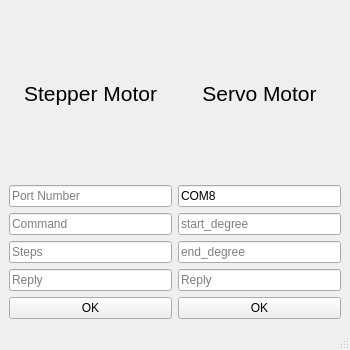
<?xml version="1.0" encoding="UTF-8"?>
<ui version="4.0">
 <class>SerialTest</class>
 <widget class="QMainWindow" name="SerialTest">
  <property name="geometry">
   <rect>
    <x>0</x>
    <y>0</y>
    <width>350</width>
    <height>350</height>
   </rect>
  </property>
  <property name="windowTitle">
   <string>MainWindow</string>
  </property>
  <widget class="QWidget" name="centralwidget">
   <layout class="QVBoxLayout" name="verticalLayout_3">
    <item>
     <layout class="QHBoxLayout" name="horizontalLayout_2">
      <item>
       <widget class="QLabel" name="label">
        <property name="minimumSize">
         <size>
          <width>0</width>
          <height>0</height>
         </size>
        </property>
        <property name="text">
         <string>&lt;html&gt;&lt;head/&gt;&lt;body&gt;&lt;p&gt;&lt;span style=&quot; font-size:16pt;&quot;&gt;Stepper Motor&lt;/span&gt;&lt;/p&gt;&lt;/body&gt;&lt;/html&gt;</string>
        </property>
        <property name="alignment">
         <set>Qt::AlignCenter</set>
        </property>
       </widget>
      </item>
      <item>
       <widget class="QLabel" name="label_2">
        <property name="minimumSize">
         <size>
          <width>0</width>
          <height>0</height>
         </size>
        </property>
        <property name="text">
         <string>&lt;html&gt;&lt;head/&gt;&lt;body&gt;&lt;p&gt;&lt;span style=&quot; font-size:16pt;&quot;&gt;Servo Motor&lt;/span&gt;&lt;/p&gt;&lt;/body&gt;&lt;/html&gt;</string>
        </property>
        <property name="alignment">
         <set>Qt::AlignCenter</set>
        </property>
       </widget>
      </item>
     </layout>
    </item>
    <item>
     <layout class="QHBoxLayout" name="horizontalLayout_3">
      <item>
       <layout class="QVBoxLayout" name="verticalLayout">
        <item>
         <widget class="QLineEdit" name="port_1">
          <property name="enabled">
           <bool>true</bool>
          </property>
          <property name="sizePolicy">
           <sizepolicy hsizetype="Preferred" vsizetype="Fixed">
            <horstretch>0</horstretch>
            <verstretch>0</verstretch>
           </sizepolicy>
          </property>
          <property name="text">
           <string/>
          </property>
          <property name="placeholderText">
           <string>Port Number</string>
          </property>
         </widget>
        </item>
        <item>
         <widget class="QLineEdit" name="command_1">
          <property name="sizePolicy">
           <sizepolicy hsizetype="Preferred" vsizetype="Fixed">
            <horstretch>0</horstretch>
            <verstretch>0</verstretch>
           </sizepolicy>
          </property>
          <property name="text">
           <string/>
          </property>
          <property name="placeholderText">
           <string>Command</string>
          </property>
         </widget>
        </item>
        <item>
         <widget class="QLineEdit" name="step_num">
          <property name="sizePolicy">
           <sizepolicy hsizetype="Preferred" vsizetype="Fixed">
            <horstretch>0</horstretch>
            <verstretch>0</verstretch>
           </sizepolicy>
          </property>
          <property name="text">
           <string/>
          </property>
          <property name="placeholderText">
           <string>Steps</string>
          </property>
         </widget>
        </item>
        <item>
         <widget class="QLineEdit" name="reply_1">
          <property name="sizePolicy">
           <sizepolicy hsizetype="Preferred" vsizetype="Fixed">
            <horstretch>0</horstretch>
            <verstretch>0</verstretch>
           </sizepolicy>
          </property>
          <property name="text">
           <string/>
          </property>
          <property name="placeholderText">
           <string>Reply</string>
          </property>
         </widget>
        </item>
       </layout>
      </item>
      <item>
       <layout class="QVBoxLayout" name="verticalLayout_2">
        <item>
         <widget class="QLineEdit" name="port_2">
          <property name="sizePolicy">
           <sizepolicy hsizetype="Preferred" vsizetype="Fixed">
            <horstretch>0</horstretch>
            <verstretch>0</verstretch>
           </sizepolicy>
          </property>
          <property name="text">
           <string>COM8</string>
          </property>
          <property name="placeholderText">
           <string>Port Number</string>
          </property>
         </widget>
        </item>
        <item>
         <widget class="QLineEdit" name="start_degree">
          <property name="sizePolicy">
           <sizepolicy hsizetype="Preferred" vsizetype="Fixed">
            <horstretch>0</horstretch>
            <verstretch>0</verstretch>
           </sizepolicy>
          </property>
          <property name="text">
           <string/>
          </property>
          <property name="placeholderText">
           <string>start_degree</string>
          </property>
         </widget>
        </item>
        <item>
         <widget class="QLineEdit" name="end_degree">
          <property name="sizePolicy">
           <sizepolicy hsizetype="Preferred" vsizetype="Fixed">
            <horstretch>0</horstretch>
            <verstretch>0</verstretch>
           </sizepolicy>
          </property>
          <property name="text">
           <string/>
          </property>
          <property name="placeholderText">
           <string>end_degree</string>
          </property>
         </widget>
        </item>
        <item>
         <widget class="QLineEdit" name="reply_2">
          <property name="sizePolicy">
           <sizepolicy hsizetype="Preferred" vsizetype="Fixed">
            <horstretch>0</horstretch>
            <verstretch>0</verstretch>
           </sizepolicy>
          </property>
          <property name="text">
           <string/>
          </property>
          <property name="placeholderText">
           <string>Reply</string>
          </property>
         </widget>
        </item>
       </layout>
      </item>
     </layout>
    </item>
    <item>
     <layout class="QHBoxLayout" name="horizontalLayout">
      <property name="sizeConstraint">
       <enum>QLayout::SetMaximumSize</enum>
      </property>
      <item>
       <widget class="QPushButton" name="portBtn_1">
        <property name="text">
         <string>OK</string>
        </property>
        <property name="checkable">
         <bool>false</bool>
        </property>
       </widget>
      </item>
      <item>
       <widget class="QPushButton" name="portBtn_2">
        <property name="text">
         <string>OK</string>
        </property>
       </widget>
      </item>
     </layout>
    </item>
   </layout>
  </widget>
  <widget class="QMenuBar" name="menubar">
   <property name="geometry">
    <rect>
     <x>0</x>
     <y>0</y>
     <width>350</width>
     <height>21</height>
    </rect>
   </property>
  </widget>
  <widget class="QStatusBar" name="statusbar"/>
 </widget>
 <resources/>
 <connections>
  <connection>
   <sender>portBtn_1</sender>
   <signal>clicked()</signal>
   <receiver>SerialTest</receiver>
   <slot>serialTest1()</slot>
   <hints>
    <hint type="sourcelabel">
     <x>70</x>
     <y>294</y>
    </hint>
    <hint type="destinationlabel">
     <x>104</x>
     <y>319</y>
    </hint>
   </hints>
  </connection>
  <connection>
   <sender>portBtn_2</sender>
   <signal>clicked()</signal>
   <receiver>SerialTest</receiver>
   <slot>serialTest2()</slot>
   <hints>
    <hint type="sourcelabel">
     <x>306</x>
     <y>294</y>
    </hint>
    <hint type="destinationlabel">
     <x>254</x>
     <y>315</y>
    </hint>
   </hints>
  </connection>
 </connections>
 <slots>
  <slot>serialTest1()</slot>
  <slot>serialTest2()</slot>
 </slots>
</ui>
